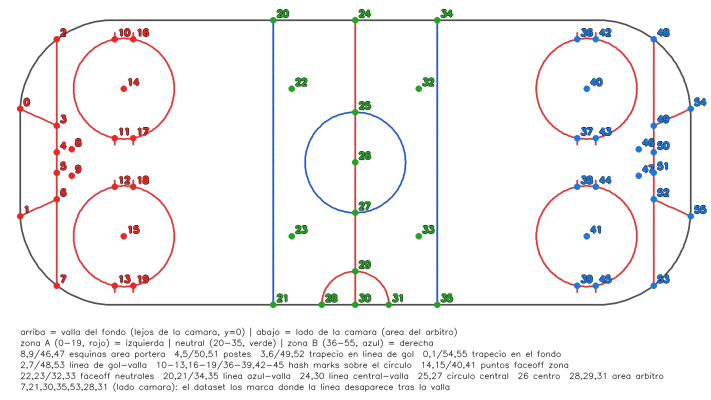
#> input picture rink_keypoints_map.png, 1421 x 799 px, given in place of clip2.mp4, which was not available (shown at 1/2 size)
$ python test_lineas.py
#> lines starting #> are read from the running program, lines starting #| are printed output that depends on the picture; after the words box and inside, x2 and y2 are one past the last pixel; in counts of white or black regions, pixels touching at a corner belong together; pictures that were not available may be replaced by others from this repository, and a replacement may not be noted
"""Visor por pasos de la extraccion de lineas rojas/azules dentro de la pista.

Idea: la mascara de hielo (Y > thr, como en test_rick.py) da el poligono de la
pista. Las lineas pintadas son justo lo que NO es hielo pero esta *rodeado* de
hielo, y ademas conserva la luminancia alta (pintura bajo hielo -> rojo/azul
palido) frente a las camisetas, que son oscuras y compactas.

Cadena:
  1. hielo = claro (Y>thr) Y neutro (|a|,|b| < cmax) -> pista (fill holes)
  2. recorte al techo del hielo, para dejar fuera la valla y su publicidad
  3. banda de croma: mas rojo/azul que el hielo a AMBOS lados, en 4 direcciones
     y varias distancias (la misma linea vale a*=18 cerca y a*=4 al fondo)
  4. rodeo: fraccion de hielo alrededor + guarda alrededor de lo oscuro
  5. candidatos = banda & rodeo & L>Lmin & dentro de la pista
  6. limpieza: close + area minima + elongacion (minAreaRect)

Lo que descarta cada filtro: el croma normalizado quita el tinte de camara, el
test de ambos lados quita los degradados de iluminacion, L>Lmin quita las
camisetas rojas (L~60-80 frente a L~130-155 de la linea roja), la guarda quita
sus bordes antialiasing, y el techo quita la publicidad de la valla.

Uso:
  python test_lineas.py                 # visor interactivo
  python test_lineas.py --dump 300      # guarda la rejilla del frame 300 a PNG
"""
import argparse

import cv2
import numpy as np
import matplotlib.pyplot as plt
from matplotlib.widgets import Slider, TextBox, CheckButtons

parser = argparse.ArgumentParser()
parser.add_argument("--video", default="clip2.mp4")
parser.add_argument("--dump", type=int, default=None, help="guarda el frame N a PNG y sale")
parser.add_argument("--out", default="scratch_frames/lineas.png")
args = parser.parse_args()

cap = cv2.VideoCapture(args.video)
if not cap.isOpened():
    raise IOError(f"no se pudo abrir el video {args.video}")
n_frames = int(cap.get(cv2.CAP_PROP_FRAME_COUNT))

estado = {
    "frame": 0, "thr": 185, "k_open": 5, "k_close": 35,   # pista
    "c_rojo": 25, "c_azul": 25, "l_min": 110, "k_top": 64, "c_max": 8,   # color (c_* en decimas de Lab)
    "radio": 81, "pct": 50, "k_guard": 9,                 # rodeo de hielo / guarda de oscuros
    "k_techo": 61, "m_techo": 14,                          # recorte del borde superior del hielo
    "k_lin": 9, "area_min": 150, "elong": 20,             # limpieza (elong en decimas)
    "rodeo": True, "filtro": True,
}
_cache = {"idx": None, "bgr": None}


def get_frame(idx):
    if _cache["idx"] != idx:
        cap.set(cv2.CAP_PROP_POS_FRAMES, idx)
        ok, fr = cap.read()
        _cache["idx"], _cache["bgr"] = (idx, fr) if ok else (None, None)
    return _cache["bgr"]


def _el(k):
    k = max(1, int(k))
    return cv2.getStructuringElement(cv2.MORPH_ELLIPSE, (k, k))


def _impar(k):
    k = max(3, int(k))
    return k + 1 - k % 2


def u8_signed(x, escala=6.0):
    """canal con signo -> gris centrado en 0/128, para visualizar."""
    return np.clip(128.0 + x.astype(np.float32) * escala, 0, 255).astype(np.uint8)


# --------------------------- etapas ---------------------------
def preparar(frame):
    """Lab normalizado + mascara de hielo (claro Y NEUTRO).

    Pedir croma bajo ademas de Y alto es lo que deja fuera el kickplate
    amarillo de la valla, que si no entra como hielo y sube el techo.
    """
    lab = cv2.cvtColor(frame, cv2.COLOR_BGR2Lab).astype(np.float32)
    L, a, b = lab[:, :, 0], lab[:, :, 1] - 128.0, lab[:, :, 2] - 128.0
    y = cv2.cvtColor(frame, cv2.COLOR_BGR2YUV)[:, :, 0]

    claro = y > int(estado["thr"])
    if claro.sum() > 500:                    # el hielo es gris -> offset de camara
        a = a - float(np.median(a[claro]))
        b = b - float(np.median(b[claro]))

    neutro = (np.abs(a) < estado["c_max"]) & (np.abs(b) < estado["c_max"])
    return L, a, b, np.uint8(claro & neutro) * 255


def mascara_pista(hielo):
    """Componente mayor del hielo con los huecos rellenos = poligono de pista."""
    op = cv2.morphologyEx(hielo, cv2.MORPH_OPEN, _el(estado["k_open"]))
    cl = cv2.morphologyEx(op, cv2.MORPH_CLOSE, _el(estado["k_close"]))

    n, lbl, stats, _ = cv2.connectedComponentsWithStats(cl, connectivity=8)
    cc = np.uint8(lbl == 1 + np.argmax(stats[1:, cv2.CC_STAT_AREA])) * 255 if n > 1 else cl.copy()

    ff = cc.copy()
    h, w = cc.shape
    cv2.floodFill(ff, np.zeros((h + 2, w + 2), np.uint8), (0, 0), 255)
    return cc | cv2.bitwise_not(ff)


def techo_hielo(hielo, pista):
    """Mascara de lo que queda por debajo del borde superior del hielo.

    El fill-holes de la pista se traga la valla (publicidad roja) cuando el
    hielo la toca; el primer pixel de hielo de cada columna, suavizado con una
    mediana movil, da el techo real y deja la valla fuera.
    """
    h, w = hielo.shape
    ice = (hielo > 0) & (pista > 0)
    col = np.where(ice.any(0), ice.argmax(0), h).astype(np.float32)

    k = _impar(estado["k_techo"])
    pad = np.pad(col, k // 2, mode="edge")
    vent = np.lib.stride_tricks.sliding_window_view(pad, k)
    col = np.median(vent, axis=1) + estado["m_techo"]
    return np.arange(h)[:, None] >= col[None, :]


DIRS = ((1, 0), (0, 1), (1, 1), (1, -1))


def _shift(c, dx, dy):
    """Traslacion con borde replicado (sin el wrap de np.roll)."""
    M = np.float32([[1, 0, dx], [0, 1, dy]])
    return cv2.warpAffine(c, M, (c.shape[1], c.shape[0]),
                          flags=cv2.INTER_NEAREST, borderMode=cv2.BORDER_REPLICATE)


def realce_banda(c):
    """Cuanto mas rojo/azul es el pixel que el hielo a AMBOS lados.

    Un umbral absoluto no sirve (la misma linea vale a*=18 cerca y a*=4 al
    fondo) y un top-hat tampoco: un degradado de iluminacion lo pasa entero.
    Exigir contraste por los dos lados a la vez es justo "rodeado de hielo", y
    un tinte suave del hielo no lo cumple en ninguna direccion.

    Se prueba en 4 direcciones (la perpendicular a la linea es la que responde)
    y a varias distancias, porque en perspectiva la misma linea mide 4 px al
    fondo y 40 en primer plano.
    """
    k = max(8, int(estado["k_top"]))
    resp = np.zeros_like(c)
    for d in (k // 8, k // 4, k // 2):
        for dx, dy in DIRS:
            lado_a = c - _shift(c, d * dx, d * dy)
            lado_b = c - _shift(c, -d * dx, -d * dy)
            resp = np.maximum(resp, np.minimum(lado_a, lado_b))
    return resp


def bandas_croma(a, b):
    """Respuesta de banda para rojo (a+) y azul (b-)."""
    return realce_banda(a), realce_banda(-b)


def frac_hielo(hielo, pista):
    """Fraccion de hielo alrededor de cada pixel (disco ~ box de radio R)."""
    ice = ((hielo > 0) & (pista > 0)).astype(np.float32)
    r = _impar(estado["radio"])
    return cv2.blur(ice, (r, r))


def guarda_oscuros(L, pista):
    """Zona de exclusion alrededor de lo oscuro (jugadores, palos, sombras).

    Sin esto, el borde antialiasing camiseta-hielo da pixeles claros y rojos
    que pasan todos los filtros.
    """
    oscuro = np.uint8((L < estado["l_min"]) & (pista > 0)) * 255
    return cv2.dilate(oscuro, _el(estado["k_guard"])) > 0


def limpiar(mask):
    """close + descarte por area y por elongacion (minAreaRect). Devuelve (mask, ejes)."""
    m = cv2.morphologyEx(mask, cv2.MORPH_CLOSE, _el(estado["k_lin"]))
    if not estado["filtro"]:
        return m, []
    out = np.zeros_like(m)
    ejes = []
    cnts, _ = cv2.findContours(m, cv2.RETR_EXTERNAL, cv2.CHAIN_APPROX_SIMPLE)
    for c in cnts:
        if cv2.contourArea(c) < estado["area_min"]:
            continue
        (cx, cy), (rw, rh), ang = cv2.minAreaRect(c)
        largo, corto = max(rw, rh), max(min(rw, rh), 1e-3)
        if largo / corto < estado["elong"] / 10.0:
            continue
        cv2.drawContours(out, [c], -1, 255, -1)
        t = np.deg2rad(ang if rw >= rh else ang + 90)
        dx, dy = np.cos(t) * largo / 2, np.sin(t) * largo / 2
        ejes.append(((int(cx - dx), int(cy - dy)), (int(cx + dx), int(cy + dy))))
    return out, ejes


def overlay(frame, rojo, azul, alpha=0.55):
    vis = frame.copy()
    capa = np.zeros_like(frame)
    capa[rojo > 0] = (0, 0, 255)
    capa[azul > 0] = (255, 40, 0)
    m = ((rojo > 0) | (azul > 0))[..., None]
    return np.where(m, cv2.addWeighted(vis, 1 - alpha, capa, alpha, 0), vis)


def pipeline(frame):
    L, a, b, hielo = preparar(frame)
    pista = mascara_pista(hielo)
    top_r, top_b = bandas_croma(a, b)
    frac = frac_hielo(hielo, pista)

    dentro = (pista > 0) & techo_hielo(hielo, pista)
    rodeado = frac >= estado["pct"] / 100.0 if estado["rodeo"] else np.ones_like(frac, bool)
    claro = L > estado["l_min"]                       # pintura bajo hielo, no camiseta
    cerca_oscuro = guarda_oscuros(L, pista)

    base = dentro & rodeado & claro & ~cerca_oscuro
    rojo_raw = np.uint8(base & (top_r > estado["c_rojo"] / 10.0)) * 255
    azul_raw = np.uint8(base & (top_b > estado["c_azul"] / 10.0)) * 255

    rojo, ejes_r = limpiar(rojo_raw)
    azul, ejes_a = limpiar(azul_raw)

    # --- visualizaciones ---
    vis_pista = frame.copy()
    cnts, _ = cv2.findContours(pista, cv2.RETR_EXTERNAL, cv2.CHAIN_APPROX_SIMPLE)
    if cnts:
        cv2.drawContours(vis_pista, [max(cnts, key=cv2.contourArea)], -1, (0, 255, 0), 2)
    vis_pista[~dentro] = vis_pista[~dentro] // 2 + np.uint8((0, 60, 0))

    vis_frac = cv2.applyColorMap(np.uint8(frac * 255), cv2.COLORMAP_VIRIDIS)
    vis_frac[~dentro] //= 4
    vis_frac[rodeado & dentro] = (255, 255, 255)
    vis_frac[cerca_oscuro] = (0, 0, 160)

    vis_croma = cv2.merge([u8_signed(top_b, 12), np.zeros_like(hielo), u8_signed(top_r, 12)])
    vis_croma[~dentro] //= 4

    vis_raw = overlay(frame, rojo_raw, azul_raw)
    vis_fin = overlay(frame, rojo, azul, 0.7)
    for p, q in ejes_r + ejes_a:
        cv2.line(vis_fin, p, q, (0, 255, 255), 2)

    n_r, n_a = len(ejes_r), len(ejes_a)
    return [
        ("1. pista (Y>%d) recortada al techo del hielo" % estado["thr"], vis_pista),
        ("2. banda de croma d<=%d  R=rojo B=azul" % (estado["k_top"] // 2), vis_croma),
        ("3. rodeo r=%d >=%d%%  (rojo = guarda oscuros)" % (_impar(estado["radio"]), estado["pct"]), vis_frac),
        ("4. candidatos  top>%.1f/%.1f, L>%d" % (estado["c_rojo"] / 10, estado["c_azul"] / 10, estado["l_min"]), vis_raw),
        ("5. rojo limpio  (%d)" % n_r, cv2.cvtColor(rojo, cv2.COLOR_GRAY2BGR)),
        ("6. lineas  rojo=%d azul=%d" % (n_r, n_a), vis_fin),
    ]


# ======================= FIGURA =======================
fig, axes = plt.subplots(2, 3, figsize=(16, 8.6))
axes = axes.ravel()
fig.subplots_adjust(left=0.03, right=0.98, top=0.94, bottom=0.16, wspace=0.05, hspace=0.15)


def _tb(x, y, key, label, w=0.035):
    ax = fig.add_axes((x, y, w, 0.04))
    tb = TextBox(ax, label, initial=str(estado[key]))
    tb.label.set_fontsize(8)
    tb.on_submit(lambda s, k=key: _set(k, s))
    return tb


def _set(key, text):
    try:
        estado[key] = int(float(text))
    except ValueError:
        return
    redibujar()


CAJAS = [
    # fila 1: pista
    (0.055, 0.095, "thr", "Y> "), (0.125, 0.095, "k_open", "open "),
    (0.195, 0.095, "k_close", "close "), (0.285, 0.095, "l_min", "Lmin "),
    (0.355, 0.095, "radio", "radio "), (0.425, 0.095, "pct", "%hielo "),
    # fila 2: color y limpieza
    (0.055, 0.025, "c_rojo", "rojo "), (0.125, 0.025, "c_azul", "azul "),
    (0.195, 0.025, "k_lin", "close2 "), (0.285, 0.025, "area_min", "area "),
    (0.355, 0.025, "elong", "elong "),
]
_boxes = [_tb(x, y, k, lab) for x, y, k, lab in CAJAS]

ax_slider = fig.add_axes((0.60, 0.10, 0.35, 0.03))
slider = Slider(ax_slider, "frame", 0, max(n_frames - 1, 1), valinit=0, valstep=1)

ax_chk = fig.add_axes((0.60, 0.005, 0.10, 0.075))
chk = CheckButtons(ax_chk, ["rodeo", "filtro"], [estado["rodeo"], estado["filtro"]])
for t in chk.labels:
    t.set_fontsize(8)


def on_chk(label):
    estado[label] = not estado[label]
    redibujar()


def redibujar(_=None):
    frame = get_frame(estado["frame"])
#> in get_frame, fr is the input picture: shape (799, 1421, 3); mean B, G, R 243.9, 243.3, 244.9
    if frame is None:
        return
    frame = cv2.resize(frame, (0, 0), fx=0.5, fy=0.5, interpolation=cv2.INTER_AREA)
    for ax, (titulo, img) in zip(axes, pipeline(frame)):
        ax.clear()
        ax.imshow(cv2.cvtColor(img, cv2.COLOR_BGR2RGB))
        ax.set_title(titulo, fontsize=9)
        ax.axis("off")
    fig.suptitle(f"frame {estado['frame']} / {n_frames - 1}   "
                 f"(elong = decimas, {estado['elong']/10:g})", fontsize=10)
    fig.canvas.draw_idle()


def on_slider(v):
    estado["frame"] = int(v)
    redibujar()


def on_key(event):
    if event.key in ("left", "right"):
        step = -1 if event.key == "left" else 1
        slider.set_val(min(max(estado["frame"] + step, 0), n_frames - 1))


slider.on_changed(on_slider)
chk.on_clicked(on_chk)
fig.canvas.mpl_connect("key_press_event", on_key)

if args.dump is not None:
    estado["frame"] = args.dump
    slider.set_val(args.dump)
    redibujar()
    fig.savefig(args.out, dpi=110)
    print("guardado", args.out)
else:
    redibujar()
#> in redibujar, `frame = cv2.resize(frame, (0, 0), fx=0.5, fy=0.5, interpolation=cv2.IN..`:
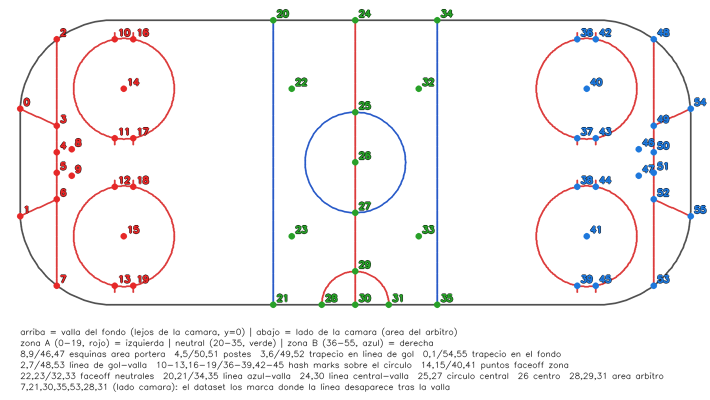
#> frame: shape (400, 710, 3); mean B, G, R 244, 243.4, 244.9
#> in preparar, `lab = cv2.cvtColor(frame, cv2.COLOR_BGR2Lab).astype(np.float32)`:
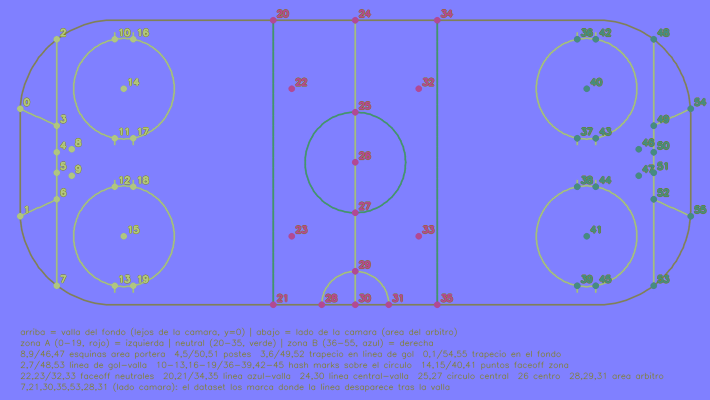
#> lab: shape (400, 710, 3) float32; mean B, G, R 245.7, 129, 128.2
#> in preparar, `L, a, b = lab[:, :, 0], lab[:, :, 1] - 128.0, lab[:, :, 2] - 128.0`:
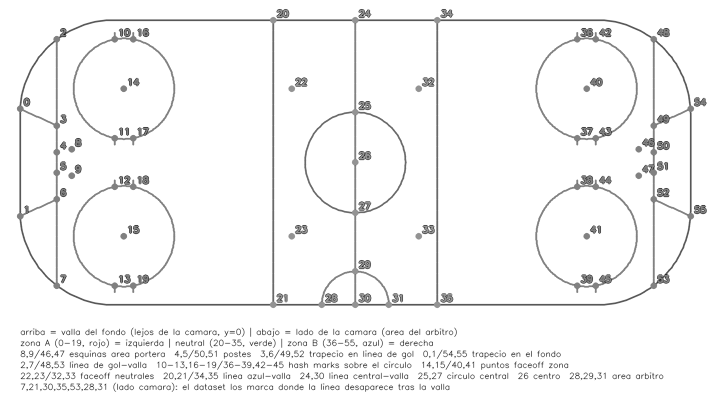
#> L: shape (400, 710) float32; min 23, max 255, mean 245.1
#> in preparar, `L, a, b = lab[:, :, 0], lab[:, :, 1] - 128.0, lab[:, :, 2] - 128.0`:
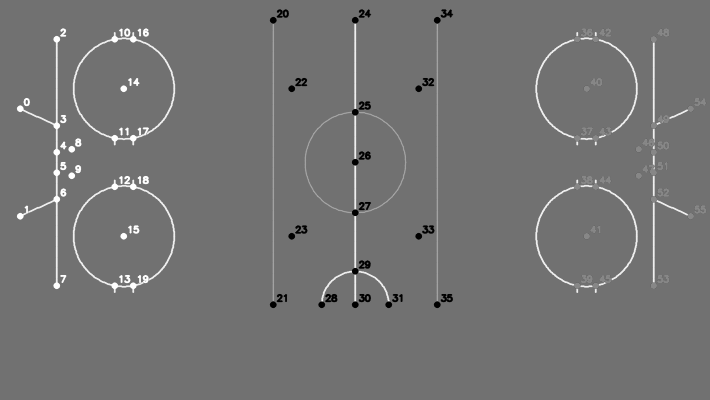
#> a: shape (400, 710) float32; min -55, max 69, mean 1; drawn with min black and max white
#> in preparar, `L, a, b = lab[:, :, 0], lab[:, :, 1] - 128.0, lab[:, :, 2] - 128.0`:
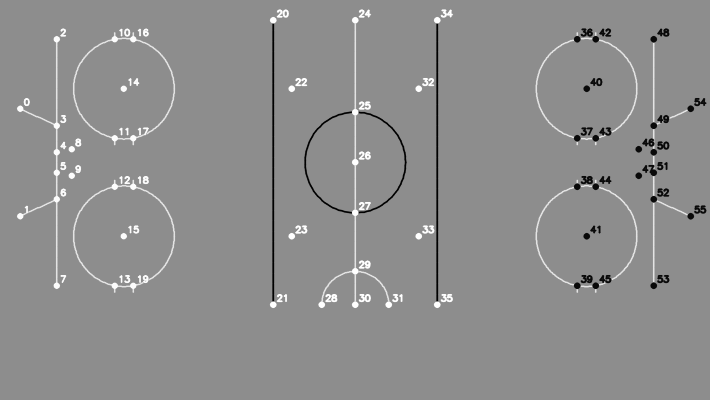
#> b: shape (400, 710) float32; min -62, max 50, mean 0.2; drawn with min black and max white
#> in _el, `k = max(1, int(k))`: k = 5
#> in mascara_pista, `n, lbl, stats, _ = cv2.connectedComponentsWithStats(cl, connectivity=8)`: n = 2; stats = [[-1, 2147483647, 0, 0, 0], [0, 0, 710, 400, 284000]]
#> in mascara_pista, `h, w = cc.shape`: h = 400; w = 710
#> in realce_banda, `k = max(8, int(estado["k_top"]))`: k = 64
#> in _shift, `M = np.float32([[1, 0, dx], [0, 1, dy]])`: M = [[1, 0, 8], [0, 1, 0]]
#> in _impar, `k = max(3, int(k))`: k = 81
#> in techo_hielo, `h, w = hielo.shape`: h = 400; w = 710
#> in techo_hielo, `k = _impar(estado["k_techo"])`: k = 61
#> in limpiar, `cnts, _ = cv2.findContours(m, cv2.RETR_EXTERNAL, cv2.CHAIN_APPROX_SIMP..`: cnts = 44 contours, 20 with area under 20; largest, box (x1, y1, x2, y2) and area: (323, 216, 403, 301) 1243, (24, 45, 61, 280) 608, (72, 179, 137, 293) 396, (72, 32, 137, 146) 390, (535, 179, 600, 293) 344
#> in pipeline, `rojo, ejes_r = limpiar(rojo_raw)`: ejes_r = 12 items
#> in limpiar (call 2), `cnts, _ = cv2.findContours(m, cv2.RETR_EXTERNAL, cv2.CHAIN_APPROX_SIMP..`: cnts = 153 contours, 116 with area under 20; largest, box (x1, y1, x2, y2) and area: (31, 66, 99, 220) 1552, (329, 262, 403, 301) 1102, (70, 266, 98, 288) 183, (58, 197, 76, 259) 135, (636, 213, 653, 259) 106
#> in pipeline, `azul, ejes_a = limpiar(azul_raw)`: ejes_a = [((63, 66), (65, 218))]
#> in pipeline, `cnts, _ = cv2.findContours(pista, cv2.RETR_EXTERNAL, cv2.CHAIN_APPROX_..`: cnts = [[[0, 0], [0, 399], [709, 399], [709, 0]]]
#> in pipeline, `n_r, n_a = len(ejes_r), len(ejes_a)`: n_r = 12; n_a = 1
#> the loop in redibujar, `for ax, (titulo, img) in zip(axes, pipeline(frame)):` made 6 passes
#> titulo on passes 2, 4, 5, 6: '2. banda de croma d<=32  R=rojo B=azul', '4. candidatos  top>2.5/2.5, L>110', '5. rojo limpio  (12)', '6. lineas  rojo=12 azul=1'
    plt.show()
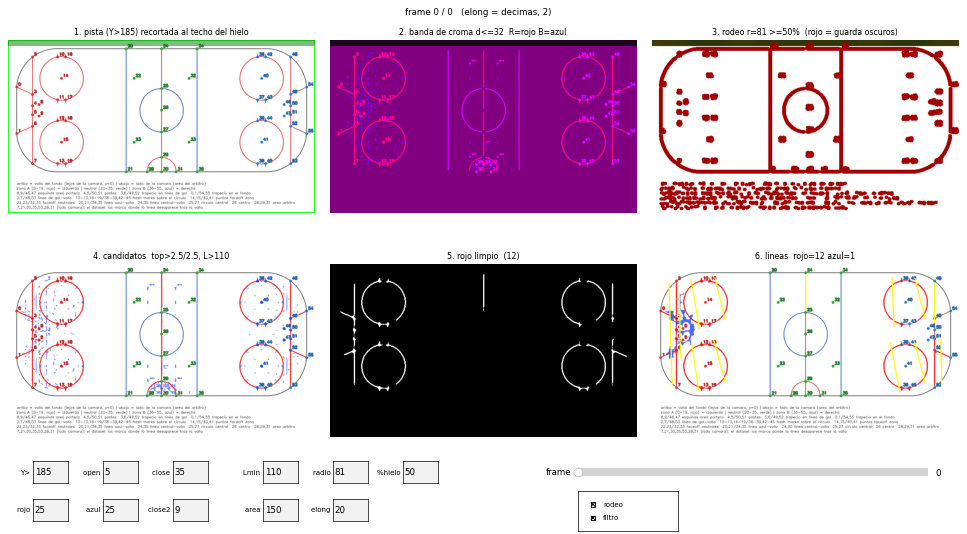
#> figure drawn by matplotlib, 19 panels
cap.release()
